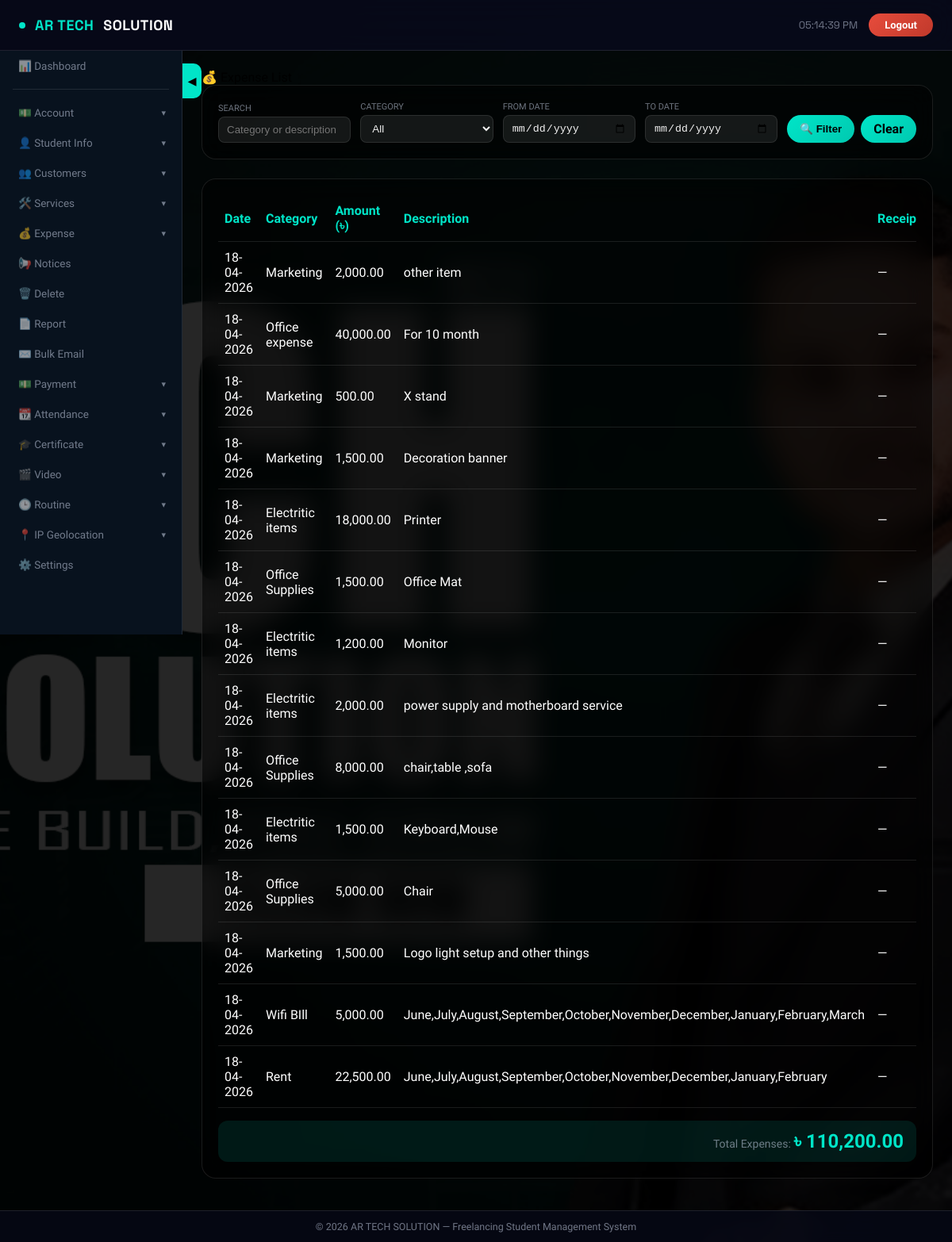
Screenshot of /admin/expense_list.php (signed in) with the database file from the repository.
### tables this page shows
CREATE TABLE `expenses` (
  `id` int(11) NOT NULL,
  `category` varchar(100) NOT NULL,
  `amount` decimal(10,2) NOT NULL,
  `expense_date` date NOT NULL,
  `description` text DEFAULT NULL,
  `receipt_file` varchar(255) DEFAULT NULL,
  `created_by` varchar(100) DEFAULT NULL,
  `created_at` timestamp NOT NULL DEFAULT current_timestamp()
);

### admin/config.php (called while the page is built, shortened)
<?php
if (!isset($conn)) {
    $conn = new mysqli("localhost", "root", "", "freelancing");
}
$settings = [];
$result = $conn->query("SELECT setting_key, setting_value FROM app_settings");
if ($result) {
    while ($row = $result->fetch_assoc()) {
        $settings[$row['setting_key']] = $row['setting_value'];
    }
}
$dark_mode = isset($settings['dark_mode']) && $settings['dark_mode'] == '1';
?>

### admin/expense_list.php (the view, shortened to what this page needs)
<?php
require_once 'config.php';
$search = isset($_GET['search']) ? trim($_GET['search']) : '';
$from_date = isset($_GET['from_date']) ? trim($_GET['from_date']) : '';
$to_date = isset($_GET['to_date']) ? trim($_GET['to_date']) : '';
$sql = "SELECT * FROM expenses WHERE 1=1";
$params = [];
$types = "";
$sql .= " ORDER BY expense_date DESC, id DESC";
if (!empty($params)) {
    $stmt = $conn->prepare($sql);
    $stmt->bind_param($types, ...$params);
    $stmt->execute();
    $expenses = $stmt->get_result()->fetch_all(MYSQLI_ASSOC);
    $stmt->close();
} else {
    $result = $conn->query($sql);
    $expenses = $result->fetch_all(MYSQLI_ASSOC);
}
$total_expenses = array_sum(array_column($expenses, 'amount'));
?>
<!DOCTYPE html>
<html lang="en">
<head>
</head>
<body class="<?php echo $dark_mode ? 'dark-mode' : ''; ?>">
<nav class="topnav">
    <div style="display:flex;align-items:center;gap:14px;">
        <div class="topnav-brand"><div class="brand-dot"></div><span>AR TECH</span> SOLUTION</div>
    </div>
    <div class="topnav-right">
        <div class="topnav-time" id="liveClock"></div>
        <a href="logout.php" class="logout-btn">Logout</a>
    </div>
</nav>
<?php include 'navigation.php'; ?>
<div class="sidebar-toggle-pill" id="sidebarToggle">◀</div>
<main class="main" id="mainContent">
    <div class="section-title">💰 Expense List</div>
    <div class="card">
        <form method="GET" class="filter-form">
            <div class="filter-group"><label>Search</label><input type="text" name="search" placeholder="Category or description" value="<?php echo htmlspecialchars($search); ?>"></div>
            <div class="filter-group"><label>Category</label><select name="category"><option value="">All</option></select></div>
            <div class="filter-group"><label>From Date</label><input type="date" name="from_date" value="<?php echo htmlspecialchars($from_date); ?>"></div>
            <div class="filter-group"><label>To Date</label><input type="date" name="to_date" value="<?php echo htmlspecialchars($to_date); ?>"></div>
            <div class="filter-buttons"><button type="submit">🔍 Filter</button><a href="expense_list.php">Clear</a></div>
        </form>
    </div>
    <div class="table-card">
        <?php if (empty($expenses)): ?>
            <div style="text-align:center; padding:40px;">No expenses found. <a href="add_expense.php" style="color:var(--accent);">Add your first expense</a></div>
        <?php else: ?>
            <div style="overflow-x:auto;">
                <table>
                    <thead><tr><th>Date</th><th>Category</th><th>Amount (৳)</th><th>Description</th><th>Receipt</th><th>Actions</th></tr></thead>
                    <tbody>
                        <?php foreach ($expenses as $exp): ?>
                        <tr>
                            <td><?php echo date('d-m-Y', strtotime($exp['expense_date'])); ?></td>
                            <td><?php echo htmlspecialchars($exp['category']); ?></td>
                            <td><?php echo number_format($exp['amount'], 2); ?></td>
                            <td><?php echo htmlspecialchars($exp['description']); ?></td>
                            <td><?php if ($exp['receipt_file']): ?><a href="uploads/expenses/<?php echo urlencode($exp['receipt_file']); ?>" target="_blank" style="color:var(--accent);">View</a><?php else: ?>—<?php endif; ?></td>
                        </tr>
                        <?php endforeach; ?>
                    </tbody>
                </table>
            </div>
            <div class="total-box">
                <span class="total-label">Total Expenses:</span>
                <span class="total-amount">৳ <?php echo number_format($total_expenses, 2); ?></span>
            </div>
        <?php endif; ?>
    </div>
</main>
<div class="footer">
    &copy; <?php echo date("Y"); ?> AR TECH SOLUTION — Freelancing Student Management System
</div>
</body>
</html>

### admin/expense_list.php (style rules this page uses)
:root { --bg: rgba(8,12,24,0.82); --glass: rgba(255,255,255,0.07); --glass-border: rgba(255,255,255,0.13); --glass-hover: rgba(255,255,255,0.13); --accent: #00e5c8; --accent2: #7b5ea7; --accent3: #ff6b6b; --accent4: #ffd166; --accent5: #06d6a0; --text: #e8eaf0; --muted: rgba(200,210,230,0.55); --card-radius: 18px; --sans: 'Plus Jakarta Sans', sans-serif; --mono: 'Space Grotesk', sans-serif; --nav-h: 64px; --sidebar-w: 230px; --shadow: 0 8px 32px rgba(0,0,0,0.35); }
*, *::before, *::after { box-sizing: border-box; margin: 0; padding: 0; }
body::before { content: ''; position: fixed; inset: 0; background: linear-gradient(135deg,rgba(8,10,30,0.88) 0%,rgba(15,20,50,0.78) 50%,rgba(5,15,35,0.85) 100%); z-index: 0; pointer-events: none; }
.topnav { position: fixed; top: 0; left: 0; right: 0; height: var(--nav-h); background: rgba(8,10,28,0.85); backdrop-filter: blur(18px); border-bottom: 1px solid var(--glass-border); display: flex; align-items: center; justify-content: space-between; padding: 0 24px; z-index: 1100; }
.topnav-brand { display: flex; align-items: center; gap: 12px; font-family: var(--mono); font-size: 18px; font-weight: 700; letter-spacing: 0.5px; color: #fff; }
.topnav-brand span { color: var(--accent); }
.brand-dot { width: 8px; height: 8px; background: var(--accent); border-radius: 50%; animation: pulse 2s infinite; }
.topnav-right { display: flex; align-items: center; gap: 14px; }
.topnav-time { font-family: var(--mono); font-size: 13px; color: var(--muted); }
.logout-btn { background: linear-gradient(135deg,#e74c3c,#c0392b); color: #fff; padding: 7px 20px; border-radius: 40px; text-decoration: none; font-size: 13px; font-weight: 700; transition: opacity .2s; }
.sidebar-toggle-pill { position: fixed; top: calc(var(--nav-h) + 16px); left: var(--sidebar-w); width: 24px; height: 44px; background: var(--accent); border-radius: 0 10px 10px 0; display: flex; align-items: center; justify-content: center; cursor: pointer; z-index: 1060; font-size: 13px; color: #000; font-weight: 900; transition: left .3s cubic-bezier(.4,0,.2,1); }
.main { margin-left: var(--sidebar-w); padding: calc(var(--nav-h) + 24px) 24px 80px; position: relative; z-index: 1; transition: margin-left .3s cubic-bezier(.4,0,.2,1); min-height: 100vh; }
.card { background: var(--glass); backdrop-filter: blur(16px); border: 1px solid var(--glass-border); border-radius: var(--card-radius); padding: 20px; margin-bottom: 24px; }
.filter-form { display: flex; flex-wrap: wrap; gap: 12px; align-items: flex-end; }
.filter-group { flex: 1; min-width: 150px; }
.filter-group label { display: block; font-size: 11px; text-transform: uppercase; color: var(--muted); margin-bottom: 4px; }
.filter-group input, .filter-group select { width: 100%; padding: 8px 10px; background: rgba(255,255,255,0.08); border: 1px solid var(--glass-border); border-radius: 8px; color: #f0f0f0; }
.filter-buttons { display: flex; gap: 8px; }
.filter-buttons button, .filter-buttons a { padding: 8px 16px; border-radius: 30px; background: linear-gradient(135deg, var(--accent), #00c9b0); color: #000; font-weight: 700; text-decoration: none; border: none; cursor: pointer; }
.table-card { background: var(--glass); backdrop-filter: blur(16px); border: 1px solid var(--glass-border); border-radius: var(--card-radius); padding: 20px; overflow-x: auto; }
table { width: 100%; border-collapse: collapse; }
th, td { padding: 10px 8px; text-align: left; border-bottom: 1px solid var(--glass-border); }
th { color: var(--accent); font-weight: 600; }
td { color: #fff; }
.total-box { background: rgba(0,229,200,0.1); border-radius: 12px; padding: 12px 16px; text-align: right; margin-top: 16px; }
.total-label { font-size: 14px; color: var(--muted); }
.total-amount { font-size: 24px; font-weight: 700; color: var(--accent); }
.footer { position: fixed; bottom: 0; left: 0; right: 0; background: rgba(6,8,20,0.9); backdrop-filter: blur(10px); border-top: 1px solid var(--glass-border); text-align: center; padding: 12px; font-size: 12.5px; color: var(--muted); z-index: 900; }

### rows the page displays
expenses: expense_date "18-04-2026", category "Marketing", amount "2,000.00", description "other item"
expenses: expense_date "18-04-2026", category "Office expense", amount "40,000.00", description "For 10 month"
expenses: expense_date "18-04-2026", category "Marketing", amount "500.00", description "X stand"
expenses: expense_date "18-04-2026", category "Marketing", amount "1,500.00", description "Decoration banner"
expenses: expense_date "18-04-2026", category "Electritic items", amount "18,000.00", description "Printer"
expenses: expense_date "18-04-2026", category "Office Supplies", amount "1,500.00", description "Office Mat"
expenses: expense_date "18-04-2026", category "Electritic items", amount "1,200.00", description "Monitor"
expenses: expense_date "18-04-2026", category "Electritic items", amount "2,000.00", description "power supply and motherboard service"
expenses: expense_date "18-04-2026", category "Office Supplies", amount "8,000.00", description "chair,table ,sofa"
expenses: expense_date "18-04-2026", category "Electritic items", amount "1,500.00", description "Keyboard,Mouse"
expenses: expense_date "18-04-2026", category "Office Supplies", amount "5,000.00", description "Chair"
expenses: expense_date "18-04-2026", category "Marketing", amount "1,500.00", description "Logo light setup and other things"
expenses: expense_date "18-04-2026", category "Wifi BIll", amount "5,000.00", description "June,July,August,September,October,November,December,January,February,March"
expenses: expense_date "18-04-2026", category "Rent", amount "22,500.00", description "June,July,August,September,October,November,December,January,February"

### other values shown
get_sidebar_label('dashboard', '📊 Dashboard') "📊 Dashboard"
get_sidebar_label('account', '💵 Account') "💵 Account"
get_sidebar_label('student_info', '👤 Student Info') "👤 Student Info"
get_sidebar_label('customers', '👥 Customers') "👥 Customers"
get_sidebar_label('services', '🛠️ Services') "🛠️ Services"
get_sidebar_label('expense', '💰 Expense') "💰 Expense"
get_sidebar_label('notices', '📢 Notices') "📢 Notices"
get_sidebar_label('delete', '🗑️ Delete') "🗑️ Delete"
get_sidebar_label('report', '📄 Report') "📄 Report"
get_sidebar_label('Bulk_Email', '✉️ Bulk Email') "✉️ Bulk Email"
get_sidebar_label('payment', '💵 Payment') "💵 Payment"
get_sidebar_label('attendance', '📆 Attendance') "📆 Attendance"
get_sidebar_label('certificate', '🎓 Certificate') "🎓 Certificate"
get_sidebar_label('video', '🎬 Video') "🎬 Video"
get_sidebar_label('routine', '🕒 Routine') "🕒 Routine"
